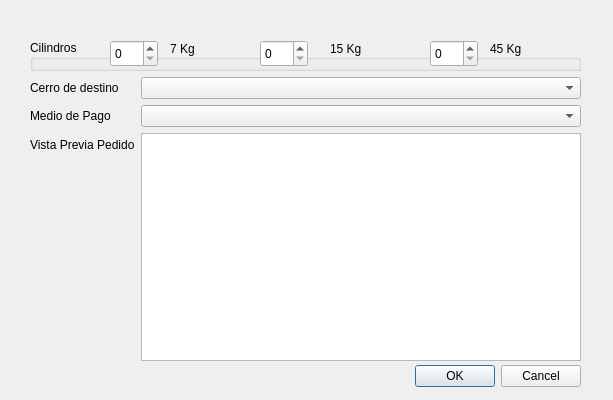
<?xml version="1.0" encoding="UTF-8"?>
<ui version="4.0">
 <class>request_form</class>
 <widget class="QDialog" name="request_form">
  <property name="geometry">
   <rect>
    <x>0</x>
    <y>0</y>
    <width>613</width>
    <height>400</height>
   </rect>
  </property>
  <property name="windowTitle">
   <string>Dialog</string>
  </property>
  <widget class="QDialogButtonBox" name="buttonBox">
   <property name="geometry">
    <rect>
     <x>240</x>
     <y>360</y>
     <width>341</width>
     <height>32</height>
    </rect>
   </property>
   <property name="orientation">
    <enum>Qt::Horizontal</enum>
   </property>
   <property name="standardButtons">
    <set>QDialogButtonBox::Cancel|QDialogButtonBox::Ok</set>
   </property>
  </widget>
  <widget class="QWidget" name="formLayoutWidget">
   <property name="geometry">
    <rect>
     <x>30</x>
     <y>40</y>
     <width>551</width>
     <height>321</height>
    </rect>
   </property>
   <layout class="QFormLayout" name="formLayout">
    <item row="0" column="0" colspan="2">
     <widget class="QGroupBox" name="groupBox">
      <property name="title">
       <string>Cilindros</string>
      </property>
      <widget class="QSpinBox" name="gal7">
       <property name="geometry">
        <rect>
         <x>80</x>
         <y>0</y>
         <width>48</width>
         <height>27</height>
        </rect>
       </property>
      </widget>
      <widget class="QSpinBox" name="gal15">
       <property name="geometry">
        <rect>
         <x>230</x>
         <y>0</y>
         <width>48</width>
         <height>27</height>
        </rect>
       </property>
      </widget>
      <widget class="QSpinBox" name="gal45">
       <property name="geometry">
        <rect>
         <x>400</x>
         <y>0</y>
         <width>48</width>
         <height>27</height>
        </rect>
       </property>
      </widget>
      <widget class="QLabel" name="label">
       <property name="geometry">
        <rect>
         <x>140</x>
         <y>0</y>
         <width>67</width>
         <height>17</height>
        </rect>
       </property>
       <property name="text">
        <string>7 Kg</string>
       </property>
      </widget>
      <widget class="QLabel" name="label_2">
       <property name="geometry">
        <rect>
         <x>300</x>
         <y>0</y>
         <width>67</width>
         <height>17</height>
        </rect>
       </property>
       <property name="text">
        <string>15 Kg</string>
       </property>
      </widget>
      <widget class="QLabel" name="label_3">
       <property name="geometry">
        <rect>
         <x>460</x>
         <y>0</y>
         <width>67</width>
         <height>17</height>
        </rect>
       </property>
       <property name="text">
        <string>45 Kg</string>
       </property>
      </widget>
     </widget>
    </item>
    <item row="1" column="0">
     <widget class="QLabel" name="cerroLabel">
      <property name="text">
       <string>Cerro de destino</string>
      </property>
     </widget>
    </item>
    <item row="1" column="1">
     <widget class="QComboBox" name="cerroComboBox"/>
    </item>
    <item row="2" column="0">
     <widget class="QLabel" name="payLabel">
      <property name="text">
       <string>Medio de Pago</string>
      </property>
     </widget>
    </item>
    <item row="2" column="1">
     <widget class="QComboBox" name="payComboBox"/>
    </item>
    <item row="3" column="0">
     <widget class="QLabel" name="label_4">
      <property name="text">
       <string>Vista Previa Pedido</string>
      </property>
     </widget>
    </item>
    <item row="3" column="1">
     <widget class="QTextEdit" name="previewText"/>
    </item>
   </layout>
  </widget>
 </widget>
 <resources/>
 <connections>
  <connection>
   <sender>buttonBox</sender>
   <signal>accepted()</signal>
   <receiver>request_form</receiver>
   <slot>accept()</slot>
   <hints>
    <hint type="sourcelabel">
     <x>248</x>
     <y>254</y>
    </hint>
    <hint type="destinationlabel">
     <x>157</x>
     <y>274</y>
    </hint>
   </hints>
  </connection>
  <connection>
   <sender>buttonBox</sender>
   <signal>rejected()</signal>
   <receiver>request_form</receiver>
   <slot>reject()</slot>
   <hints>
    <hint type="sourcelabel">
     <x>316</x>
     <y>260</y>
    </hint>
    <hint type="destinationlabel">
     <x>286</x>
     <y>274</y>
    </hint>
   </hints>
  </connection>
 </connections>
</ui>
